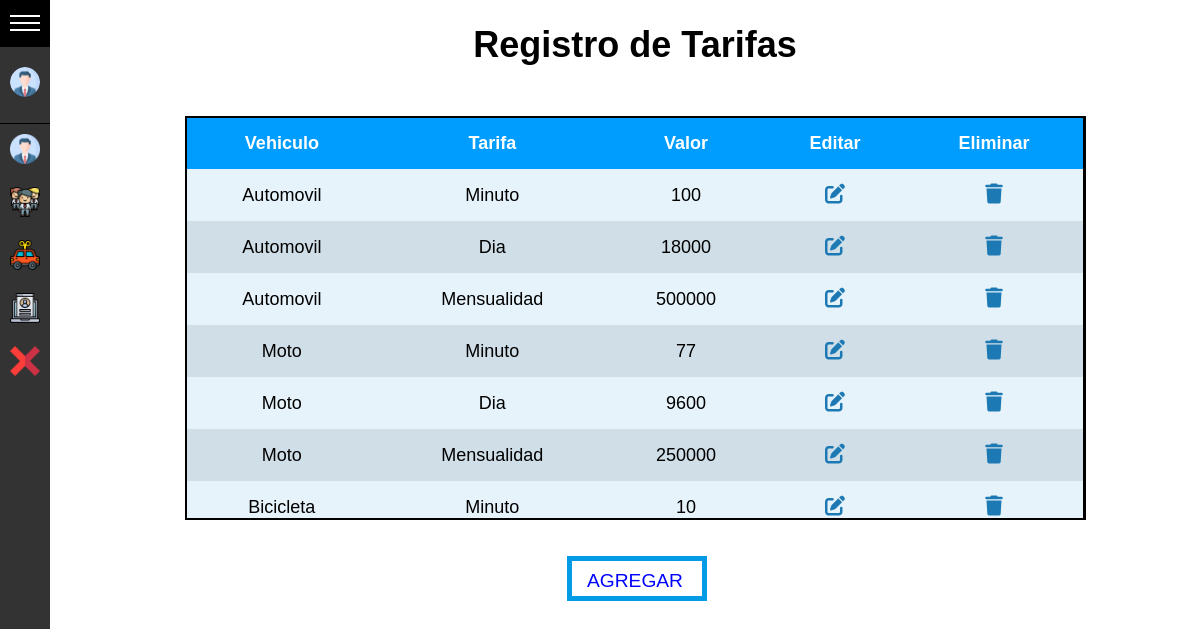
The app's page /view/RolAdmin/Tarifas.php (signed in) with its own data.
### tables this page shows
CREATE TABLE `tarifas` (
  `TarId` int(11) NOT NULL,
  `TarVehiculo` enum('Automovil','Moto','Bicicleta') NOT NULL,
  `TarTarifa` enum('Minuto','Dia','Mensualidad') NOT NULL,
  `TarValor` int(6) NOT NULL
);

### controller/RolAdmin/sql_queries.php (called while the page is built, shortened)
<?php
function consultarTar ($con){
    $sql = "SELECT * FROM `tarifas`";
    $stmt = $con->prepare($sql);
    $stmt->execute();
    $conTar = $stmt->fetchAll(PDO::FETCH_ASSOC);
    return $conTar;
}
function editarTar($con, $TarId){
    $sql = "SELECT * FROM tarifas WHERE TarId = :TarId";
    $ediT = $con->prepare($sql);
    $ediT-> bindParam(':TarId',$TarId);
    $ediT->execute();
    $ediTar = $ediT->fetchAll(PDO::FETCH_ASSOC);
    return $ediTar;
}

### view/RolAdmin/Tarifas.php (the view, shortened to what this page needs)
<?php
    include 'head.php';
    include '../../controller/RolAdmin/sql_queries.php';
    $con = conectar();
    $conTar = consultarTar($con);
?>
    <div class="content">
        <h1>Registro de Tarifas</h1>
        <div class="tabla">
            <table>
                <thead>
                    <tr class="sticky">
                        <th>Vehiculo</th>
                        <th>Tarifa</th>
                        <th>Valor</th>
                        <th>Editar</th>
                        <th>Eliminar</th>
                    </tr>
                </thead>
                <tbody>
                    <?php foreach ($conTar as $row):?>
                        <tr>
                            <td><?php echo $row['TarVehiculo'];?></td>
                            <td><?php echo $row['TarTarifa'];?></td>
                            <td><?php echo $row['TarValor'];?></td>
                            <td><a href="#" class="btn-editTar" data-id="<?php $ediTar = editarTar($con, $row['TarId']);?>"><i class="fa-solid fa-pen-to-square"></i></a></td>
                            <td><a href="../../controller/RolAdmin/sql_queries.php?TarId=<?php echo $row['TarId'];?>"onclick="return confirm ('Desea eliminar la tarifa <?php echo $row['TarVehiculo'].' '.$row['TarTarifa'].' '.$row['TarValor'] ;?>')" class="btn-delete"><i class="fa-solid fa-trash"></i></a></td>
                        </tr>
                    <?php endforeach;?>
                </tbody>
            </table>
        </div>
        <div>
            <a href="#" id="btnAge" class="btn-ageTar">AGREGAR</a>
        </div>
    </div>
</body>
</html>

### view/RolAdmin/head.php (shortened to what this page needs)
<!DOCTYPE html>
<html lang="es">
<head>
    <link rel="stylesheet" href="../../css/style.css">
</head>
<body>
<div id="sidemenu" class="menu-collapsed">
    <div id="header">
        <div id="menu-btn">
            <div class="btn-hamburger"></div>
            <div class="btn-hamburger"></div>
            <div class="btn-hamburger"></div>
        </div>
    </div>
    <div id="profile">
        <div id="photo"><img src="../../img/Supervisor.png" alt="Rol"></div>
    </div>
    <div id="menu-items">
        <div class="item">
            <a href="Supervisores.php">
                <div class="icon"><img src="../../img/Supervisor.png" alt=""></div>
            </a>
            <a href="Operarios.php">
                <div class="icon"><img src="../../img/Operario.png" alt=""></div>
            </a>
            <a href="Tarifas.php">
                <div class="icon"><img src="../../img/tarifas.png" alt=""></div>
            </a>
            <a href="Pagos.php">
                <div class="icon"><img src="../../img/registro.png" alt=""></div>
            </a>
            <a href="../../controller/cerrar_sesion.php">
                <div class="icon"><img src="../../img/cerrar.png" alt=""></div>
            </a>
        </div>
    </div>
</div>

### css/style.css (style rules this page uses)
:root { --ancho: 250px; --margen: 10px; --bgmenu: rgb(51, 51, 51); --hovercolor: rgb(0, 0, 0); --ancho-colapsado: 50px; --bgfondo: rgb(255, 255, 255); --bgtabla: rgb(231, 243, 250); }
body { background-color: var(--bgfondo); font-family: Arial, Helvetica, sans-serif; font-size: 18px; padding: 0; margin: 0; margin-left: var(--ancho-colapsado); }
#sidemenu { background-color: var(--bgmenu); color: white; position: fixed; height: 100%; left: 0; top: 0; }
#sidemenu a { color: white; text-decoration: none; }
#sidemenu #header { box-sizing: border-box; border-bottom: solid 1px var(--hovercolor); }
#sidemenu #header #title, #sidemenu #header #menu-btn { vertical-align: middle; }
#sidemenu #header #menu-btn { display: inline-block; }
#sidemenu #header #menu-btn { cursor: pointer; padding: 10px; width: var(--ancho-colapsado); box-sizing: border-box; }
#sidemenu #header #menu-btn .btn-hamburger { background-color: rgb(255, 255, 255); width: 100%; height: 2px; margin: 5px 0; }
#sidemenu #profile { border-bottom: solid 1px var(--hovercolor); padding: var(--margen) 0; text-align: center; }
#sidemenu #profile #photo { box-sizing: border-box; padding: var(--margen); margin: 0 auto; }
#sidemenu #profile #photo img { border-radius: 50%; width: 60%; }
#sidemenu #profile #photo, #sidemenu #profile #name { font-size: 24px; padding: var(--margen) 0; overflow: hidden; }
#sidemenu #menu-items { overflow: hidden; }
#sidemenu #menu-items .item { width: var(--ancho); }
#sidemenu #menu-items .item .icon { display: inline-block; }
#sidemenu #menu-items .item .icon, #sidemenu #menu-items .item .title { font-size: 14px; vertical-align: middle; overflow: hidden; display: inline-block; }
#sidemenu #menu-items .item a { display: block; }
#sidemenu #menu-items .item .icon { box-sizing: border-box; padding: var(--margen); width: var(--ancho-colapsado); }
#sidemenu #menu-items .item .icon img { width: 100%; }
.menu-collapsed { width: var(--ancho-colapsado); }
.content { margin-left: 20px; text-align: center; }
.tabla { margin: 50px auto; display: flex; justify-content: center; width: 900px; max-height: 400px; overflow: auto; border-top:2.5px solid var(--hovercolor); border-bottom:2.5px solid var(--hovercolor); border-right: .5px solid var(--hovercolor); }
.tabla .sticky { position: sticky; top: 0; }
th, td { padding: 15px; }
table { background-color: var(--bgtabla); border-left: 2.5px solid var(--hovercolor); border-right: 2.5px solid var(--hovercolor); text-align: center; width: 100%; border-collapse: collapse; height: 100px; }
thead { background-color: rgb(0, 157, 255); color:rgb(255, 255, 255); }
thead .sticky { background-color: rgb(0, 157, 255); color:rgb(255, 255, 255); }
tbody tr:nth-child(even) { background-color: rgb(207, 222, 231); }
tbody i { font-size: 20px; color: #1d79b3; }
#btnAge { text-decoration: none; padding: 10px 20px; font-size: 1.2rem; position: relative; color: blue; }
#btnAge::after, #btnAge::before { border: 5px solid #039be5; content: ""; position: absolute; width: calc(100% - 6px); height: calc(100% - 6px); left: 0px; bottom: 0px; z-index: -1px; transition: transform 0.3s ease; }

### records on screen
tarifas: TarVehiculo "Automovil", TarTarifa "Minuto", TarValor "100"
tarifas: TarVehiculo "Automovil", TarTarifa "Dia", TarValor "18000"
tarifas: TarVehiculo "Automovil", TarTarifa "Mensualidad", TarValor "500000"
tarifas: TarVehiculo "Moto", TarTarifa "Minuto", TarValor "77"
tarifas: TarVehiculo "Moto", TarTarifa "Dia", TarValor "9600"
tarifas: TarVehiculo "Moto", TarTarifa "Mensualidad", TarValor "250000"
tarifas: TarVehiculo "Bicicleta", TarTarifa "Minuto", TarValor "10"
